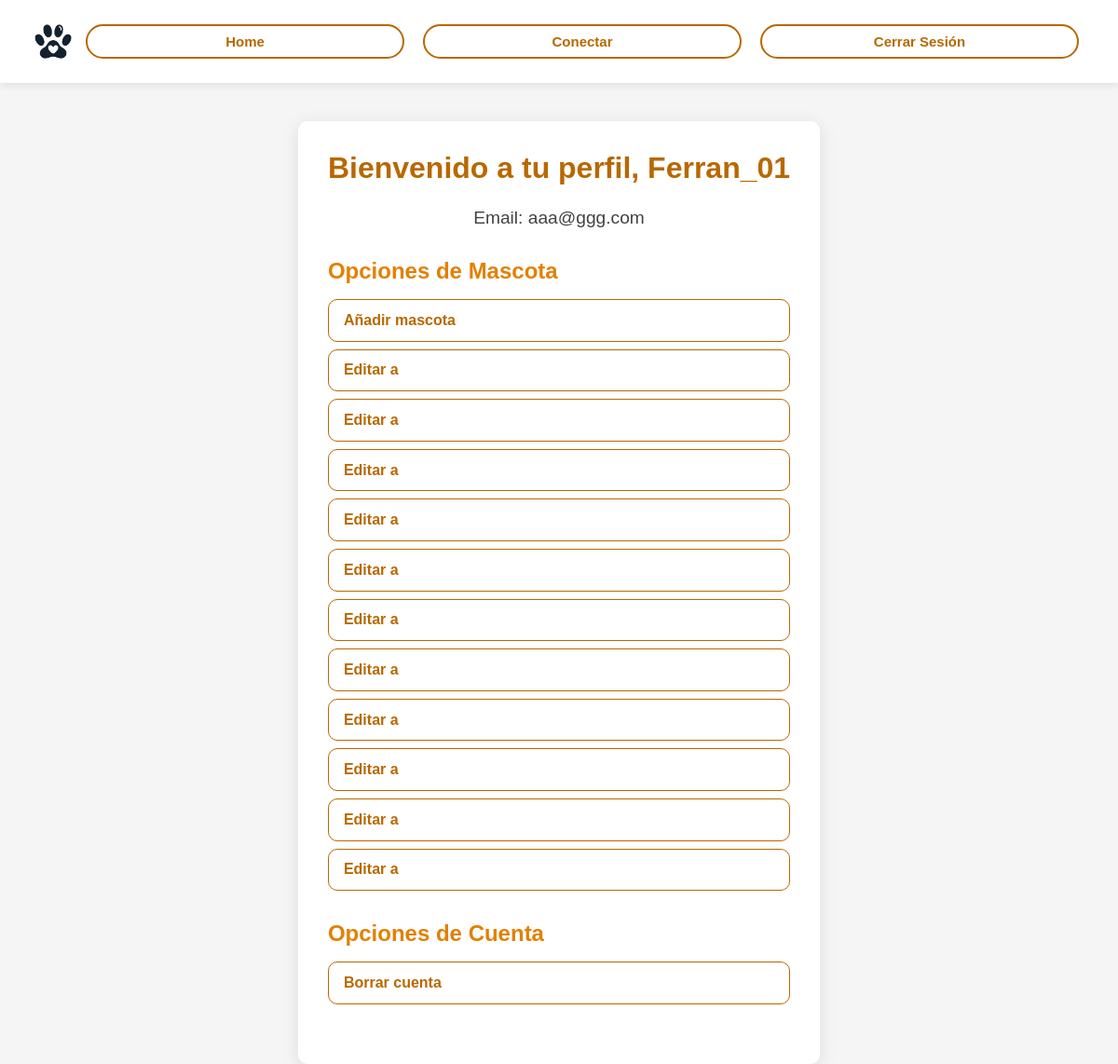
/usuarios/perfil/ (signed in), run on the app's committed database.
### mascotas/models.py (models this page shows, shortened)
class Mascota(models.Model):
    id = models.AutoField(primary_key=True)
    nombre = models.CharField(max_length=100)
    fecha_nacimiento = models.DateField(blank=True, null=True)
    foto = models.ImageField(upload_to='mascotas/', blank=True, null=True)
    dueño = models.ForeignKey('usuarios.UserProfile', on_delete=models.CASCADE, related_name="mascotas_datos")
    raza = models.CharField(
        max_length=50,
        choices=load_razas_opciones(),
        blank=False,
        null=False,
    )
    tamaño = models.CharField(
        max_length=50,
        choices=[('Pequeño', 'Pequeño'), ('Mediano', 'Mediano'), ('Grande', 'Grande')],
        blank=True,
        null=True
    )
    color = models.CharField(
        max_length=50,
        choices=[
            ('Negro', 'Negro'), ('Blanco', 'Blanco'), ('Gris', 'Gris'), ('Marrón', 'Marrón'),
            ('Amarillo', 'Amarillo'), ('Naranja', 'Naranja'), ('Beige', 'Beige'), ('Rojo', 'Rojo'),
            ('Azul', 'Azul'), ('Verde', 'Verde'), ('Pardo', 'Pardo'), ('Dorado', 'Dorado'),
            ('Plata', 'Plata'), ('Morado', 'Morado'), ('Rosado', 'Rosado'), ('Café', 'Café'),
            ('Celeste', 'Celeste'), ('Blanco y negro', 'Blanco y negro'), ('Tricolor', 'Tricolor'),
            ('Atigrado', 'Atigrado')
        ],
        blank=True,
        null=True
    )
    temperamento = models.CharField(
        max_length=50,
        choices=[
            ('Activo', 'Activo'), ('Juguetón', 'Juguetón'), ('Tranquilo', 'Tranquilo'), ('Independiente', 'Independiente'),
            ('Sociable', 'Sociable'), ('Cariñoso', 'Cariñoso'), ('Protector', 'Protector'), ('Cauteloso', 'Cauteloso'),
            ('Tímido', 'Tímido'), ('Agresivo', 'Agresivo'), ('Dominante', 'Dominante'), ('Curioso', 'Curioso'),
            ('Desobediente', 'Desobediente'), ('Obediente', 'Obediente'), ('Amigable', 'Amigable')
        ],
        blank=True,
        null=True
    )
    nivel_actividad = models.CharField(
        max_length=50,
        choices=[('Bajo', 'Bajo'), ('Medio', 'Medio'), ('Alto', 'Alto')],
        blank=True,
        null=True
    )
    peso = models.DecimalField(max_digits=5, decimal_places=2, blank=True, null=True)
    nivel_socializacion = models.CharField(
        max_length=50,
        choices=[('Alta', 'Alta'), ('Media', 'Media'), ('Baja', 'Baja')],
        blank=True,
        null=True
    )
    vacunado = models.BooleanField(default=False)
    castrado = models.BooleanField(default=False)  # Este campo indica si la mascota está castrada

### usuarios/views.py (the view)
# urls.py: path('perfil/', views.perfil, name='perfil'),
@login_required
def perfil(request):
    mascotas = Mascota.objects.filter(dueño=request.user.userprofile)  # Relación con el perfil del usuario
    return render(request, 'perfil.html', {'mascotas': mascotas})

### usuarios/templates/perfil.html (shortened to what this page needs)
{% load static %}
<!DOCTYPE html>
<html lang="es">
<head>
    <link rel="stylesheet" href="{% static 'login/perfil.css' %}">
</head>
<body>
    <header>
        <img src="{% static 'home/pawmeet.png' %}" alt="Logo" class="logo">
        <div class="buttons">
            <button onclick="window.location.href='{% url 'home' %}'">Home</button>
            <button onclick="window.location.href='{% url 'conectar' %}'">Conectar</button>
            <button onclick="window.location.href='{% url 'home' %}'">Cerrar Sesión</button>
        </div>
    </header>
    <main>
        <div class="profile-container">
            <h1>Bienvenido a tu perfil, {{ request.user.username }}</h1>
            <div class="user-info">
                <p>Email: {{ request.user.email }}</p>
            </div>
            <div class="options-section">
                <h2>Opciones de Mascota</h2>
                <ul>
                    <li>
                        <a href="{% url 'crear_mascota' usuario_id=request.user.id %}">Añadir mascota</a></li>
                    {% for mascota in mascotas %}
                        <li>
                            <a href="{% url 'editar_mascota' mascota.id %}">Editar {{ mascota.nombre }}</a>
                        </li>
                    {% empty %}
                        <li>No tienes mascotas. ¡Añade una!</li>
                    {% endfor %}
                </ul>
            </div>
            <div class="options-section">
                <h2>Opciones de Cuenta</h2>
                <ul>
                    <li><a href="#" onclick="alert('Funcionalidad en desarrollo');">Borrar cuenta</a></li>
                </ul>
            </div>
        </div>
    </main>
</body>
</html>

### usuarios/static/login/perfil.css (style rules this page uses)
:root { --primary-color: #b86800; --secondary-color: #e38000; --text-color: #424242; --light-gray: #f5f5f5; --background: #ffffff; --card-shadow: rgba(0, 0, 0, 0.1); --border-radius: 10px; --hover-color: #d97300; }
* { margin: 0; padding: 0; box-sizing: border-box; font-family: Arial, sans-serif; }
body { color: var(--text-color); background-color: var(--light-gray); display: flex; justify-content: center; align-items: flex-start; height: 100vh; overflow: auto; padding-top: 80px; }
header { display: flex; align-items: center; justify-content: space-between; position: fixed; top: 0; left: 0; width: 100%; background-color: var(--background); box-shadow: 0 2px 10px var(--card-shadow); padding: 1rem 2rem; z-index: 1000; }
.logo { max-width: 50px; top:auto; }
.buttons { display: flex; justify-content: center; width: 100%; }
.buttons button { flex: 1; margin: 10px; font-size: 15px; font-weight: bold; background: var(--white); color: var(--primary-color); border: 2px solid var(--primary-color); padding: 0.5rem 1rem; border-radius: 20px; cursor: pointer; transition: all 0.3s ease; position: relative; }
.profile-container { margin-top: 50px; background: var(--background); padding: 2rem; border-radius: var(--border-radius); box-shadow: 0 4px 20px var(--card-shadow); width: 100%; max-width: 600px; overflow: auto; position: relative; }
h1 { font-size: 2rem; color: var(--primary-color); text-align: center; margin-bottom: 1.5rem; }
.user-info { text-align: center; margin-bottom: 2rem; }
.user-info p { font-size: 1.2rem; margin: 0.5rem 0; color: var(--text-color); }
.options-section { margin-bottom: 2rem; }
.options-section h2 { font-size: 1.5rem; color: var(--secondary-color); margin-bottom: 1rem; }
ul { list-style-type: none; margin: 0; padding: 0; }
li { margin: 0.5rem 0; }
a { display: flex; align-items: center; text-decoration: none; color: var(--primary-color); font-weight: bold; padding: 0.8rem 1rem; border: 1px solid var(--primary-color); border-radius: var(--border-radius); transition: background 0.3s ease, color 0.3s ease; }

### data on the page
Mascota: nombre "a"
Mascota: nombre "a"
Mascota: nombre "a"
Mascota: nombre "a"
Mascota: nombre "a"
Mascota: nombre "a"
Mascota: nombre "a"
Mascota: nombre "a"
Mascota: nombre "a"
Mascota: nombre "a"
Mascota: nombre "a"

### other printed values
{{ request.user.username }} "Ferran_01"
{{ request.user.email }} "aaa@ggg.com"
